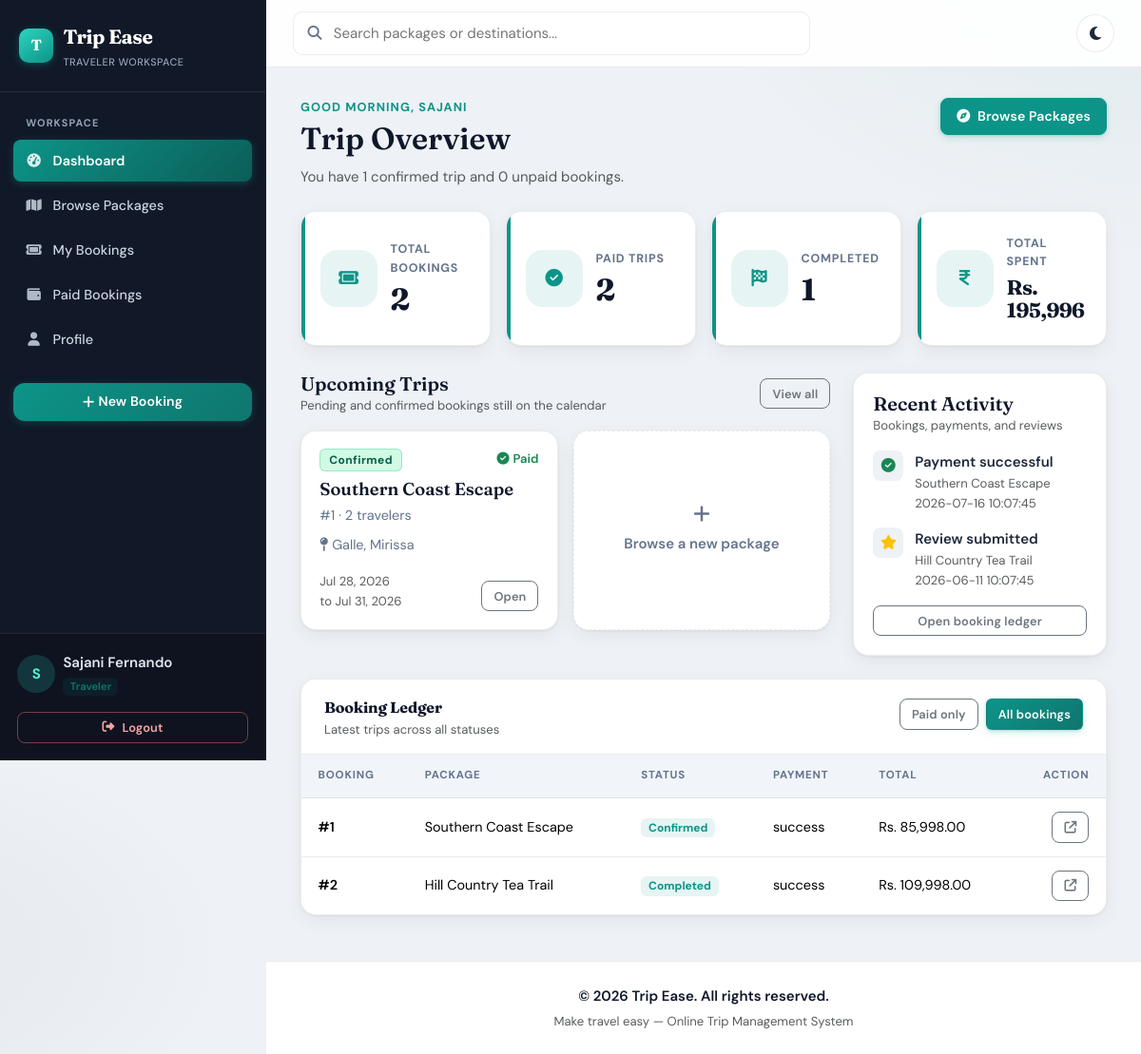
The page /dashboard/index.php (signed in) on the database its author committed.
### tables this page shows
CREATE TABLE IF NOT EXISTS bookings (
    booking_id INT AUTO_INCREMENT PRIMARY KEY,
    user_id INT NOT NULL,
    package_id INT NOT NULL,
    num_travelers INT NOT NULL DEFAULT 1,
    total_price DECIMAL(10,2) NOT NULL DEFAULT 0.00,
    status ENUM('pending', 'confirmed', 'completed', 'cancelled') NOT NULL DEFAULT 'pending',
    booking_date TIMESTAMP NOT NULL DEFAULT CURRENT_TIMESTAMP,
    updated_at TIMESTAMP NOT NULL DEFAULT CURRENT_TIMESTAMP ON UPDATE CURRENT_TIMESTAMP,
    CONSTRAINT fk_bookings_user FOREIGN KEY (user_id) REFERENCES users(user_id) ON DELETE RESTRICT,
    CONSTRAINT fk_bookings_package FOREIGN KEY (package_id) REFERENCES packages(package_id) ON DELETE RESTRICT
);

CREATE TABLE IF NOT EXISTS packages (
    package_id INT AUTO_INCREMENT PRIMARY KEY,
    title VARCHAR(180) NOT NULL,
    description TEXT NOT NULL,
    price DECIMAL(10,2) NOT NULL DEFAULT 0.00,
    duration_days INT NOT NULL,
    max_participants INT NOT NULL DEFAULT 1,
    available_slots INT NOT NULL DEFAULT 1,
    image VARCHAR(255) NULL,
    inclusions TEXT NULL,
    exclusions TEXT NULL,
    start_date DATE NULL,
    end_date DATE NULL,
    created_by INT NOT NULL,
    status ENUM('active', 'inactive') NOT NULL DEFAULT 'active',
    created_at TIMESTAMP NOT NULL DEFAULT CURRENT_TIMESTAMP,
    updated_at TIMESTAMP NOT NULL DEFAULT CURRENT_TIMESTAMP ON UPDATE CURRENT_TIMESTAMP,
    CONSTRAINT fk_packages_created_by FOREIGN KEY (created_by) REFERENCES users(user_id) ON DELETE RESTRICT
);

CREATE TABLE IF NOT EXISTS payments (
    payment_id INT AUTO_INCREMENT PRIMARY KEY,
    booking_id INT NOT NULL UNIQUE,
    amount DECIMAL(10,2) NOT NULL,
    payment_method VARCHAR(50) NOT NULL,
    status ENUM('success', 'failed', 'pending') NOT NULL DEFAULT 'pending',
    transaction_ref VARCHAR(120) NULL,
    payment_date TIMESTAMP NOT NULL DEFAULT CURRENT_TIMESTAMP,
    CONSTRAINT fk_payments_booking FOREIGN KEY (booking_id) REFERENCES bookings(booking_id) ON DELETE RESTRICT
);

CREATE TABLE IF NOT EXISTS reviews (
    review_id INT AUTO_INCREMENT PRIMARY KEY,
    user_id INT NOT NULL,
    package_id INT NOT NULL,
    rating TINYINT NOT NULL,
    comment TEXT NULL,
    review_date TIMESTAMP NOT NULL DEFAULT CURRENT_TIMESTAMP,
    CONSTRAINT chk_reviews_rating CHECK (rating BETWEEN 1 AND 5),
    CONSTRAINT uq_reviews_user_package UNIQUE (user_id, package_id),
    CONSTRAINT fk_reviews_user FOREIGN KEY (user_id) REFERENCES users(user_id) ON DELETE RESTRICT,
    CONSTRAINT fk_reviews_package FOREIGN KEY (package_id) REFERENCES packages(package_id) ON DELETE RESTRICT
);

### includes/app.php (called while the page is built, shortened)
<?php
function appUrl(string $path = ""): string
{
    $base = rtrim(APP_BASE_PATH, "/");
    return $base . "/" . ltrim($path, "/");
}

### dashboard/index.php (the view, shortened to what this page needs)
<?php
require_once __DIR__ . "/../includes/auth.php";
$userId = (int)$_SESSION["user_id"];
$userName = (string)($_SESSION["user_name"] ?? "Traveler");
$statsStmt = $pdo->prepare(
    "SELECT
        COUNT(*) AS total_bookings,
        SUM(CASE WHEN b.status = 'pending' THEN 1 ELSE 0 END) AS pending_bookings,
        SUM(CASE WHEN b.status = 'confirmed' THEN 1 ELSE 0 END) AS confirmed_bookings,
        SUM(CASE WHEN b.status = 'completed' THEN 1 ELSE 0 END) AS completed_bookings,
        SUM(CASE WHEN pay.status = 'success' THEN 1 ELSE 0 END) AS paid_bookings,
        SUM(CASE WHEN pay.status = 'pending' AND b.status = 'pending' THEN 1 ELSE 0 END) AS unpaid_bookings,
        COALESCE(SUM(CASE WHEN pay.status = 'success' THEN pay.amount ELSE 0 END), 0) AS total_spent
     FROM bookings b
     INNER JOIN payments pay ON pay.booking_id = b.booking_id
     WHERE b.user_id = :user_id"
);
$statsStmt->execute(["user_id" => $userId]);
$stats = $statsStmt->fetch() ?: [
    "total_bookings" => 0,
    "pending_bookings" => 0,
    "confirmed_bookings" => 0,
    "completed_bookings" => 0,
    "paid_bookings" => 0,
    "unpaid_bookings" => 0,
    "total_spent" => 0,
];
$upcomingStmt = $pdo->prepare(
    "SELECT
        b.booking_id,
        b.package_id,
        b.status,
        b.num_travelers,
        b.total_price,
        pay.status AS payment_status,
        p.title,
        p.start_date,
        p.end_date,
        GROUP_CONCAT(DISTINCT d.name ORDER BY d.name SEPARATOR ', ') AS destination_names
     FROM bookings b
     INNER JOIN packages p ON p.package_id = b.package_id
     INNER JOIN payments pay ON pay.booking_id = b.booking_id
     LEFT JOIN package_destinations pd ON pd.package_id = p.package_id
     LEFT JOIN destinations d ON d.destination_id = pd.destination_id AND d.status = 'active'
     WHERE b.user_id = :user_id
       AND b.status IN ('pending', 'confirmed')
       AND p.end_date >= CURDATE()
     GROUP BY b.booking_id, b.package_id, b.status, b.num_travelers, b.total_price, pay.status, p.title, p.start_date, p.end_date
     ORDER BY p.start_date ASC
     LIMIT 4"
);
$upcomingStmt->execute(["user_id" => $userId]);
$upcomingTrips = $upcomingStmt->fetchAll();
$recentStmt = $pdo->prepare(
    "SELECT
        b.booking_id,
        b.package_id,
        b.booking_date,
        b.status,
        b.total_price,
        pay.status AS payment_status,
        p.title,
        r.review_id
     FROM bookings b
     INNER JOIN packages p ON p.package_id = b.package_id
     INNER JOIN payments pay ON pay.booking_id = b.booking_id
     LEFT JOIN reviews r ON r.user_id = b.user_id AND r.package_id = b.package_id
     WHERE b.user_id = :user_id
     ORDER BY b.booking_date DESC, b.booking_id DESC
     LIMIT 6"
);
$recentStmt->execute(["user_id" => $userId]);
$recentBookings = $recentStmt->fetchAll();
$activityStmt = $pdo->prepare(
    "SELECT
        b.booking_id,
        b.status,
        b.booking_date,
        pay.status AS payment_status,
        pay.payment_date,
        p.title,
        r.review_id,
        r.review_date
     FROM bookings b
     INNER JOIN packages p ON p.package_id = b.package_id
     INNER JOIN payments pay ON pay.booking_id = b.booking_id
     LEFT JOIN reviews r ON r.user_id = b.user_id AND r.package_id = b.package_id
     WHERE b.user_id = :user_id
     ORDER BY GREATEST(
         COALESCE(r.review_date, '1970-01-01'),
         COALESCE(pay.payment_date, '1970-01-01'),
         b.booking_date
     ) DESC
     LIMIT 5"
);
$activityStmt->execute(["user_id" => $userId]);
$activityRows = $activityStmt->fetchAll();
$hour = (int)date("G");
$greeting = $hour < 12 ? "Good morning" : ($hour < 17 ? "Good afternoon" : "Good evening");
$firstName = explode(" ", $userName)[0];
require_once __DIR__ . "/../includes/header.php";
?>
<div class="dash-hero animate-slide-up">
    <div>
        <p class="dash-kicker mb-1"><?= htmlspecialchars($greeting) ?>, <?= htmlspecialchars($firstName) ?></p>
        <h2 class="mb-2">Trip Overview</h2>
        <p class="text-muted mb-0">
            You have <?= (int)$stats["confirmed_bookings"] ?> confirmed trip<?= (int)$stats["confirmed_bookings"] === 1 ? "" : "s" ?>
            and <?= (int)$stats["unpaid_bookings"] ?> unpaid booking<?= (int)$stats["unpaid_bookings"] === 1 ? "" : "s" ?>.
        </p>
    </div>
    <a class="btn btn-brand" href="<?= htmlspecialchars(appUrl('/trips/list.php')) ?>">
        <i class="fa-solid fa-compass me-1"></i> Browse Packages
    </a>
</div>
<div class="row g-3 stats-row animate-slide-up">
    <div class="col-sm-6 col-xl-3">
        <div class="stat-card stat-card-accent">
            <div class="stat-icon"><i class="fa-solid fa-ticket"></i></div>
            <div>
                <div class="stat-label">Total Bookings</div>
                <div class="stat-value"><?= (int)$stats["total_bookings"] ?></div>
            </div>
        </div>
    </div>
    <div class="col-sm-6 col-xl-3">
        <div class="stat-card stat-card-accent">
            <div class="stat-icon"><i class="fa-solid fa-circle-check"></i></div>
            <div>
                <div class="stat-label">Paid Trips</div>
                <div class="stat-value"><?= (int)$stats["paid_bookings"] ?></div>
            </div>
        </div>
    </div>
    <div class="col-sm-6 col-xl-3">
        <div class="stat-card stat-card-accent">
            <div class="stat-icon"><i class="fa-solid fa-flag-checkered"></i></div>
            <div>
                <div class="stat-label">Completed</div>
                <div class="stat-value"><?= (int)$stats["completed_bookings"] ?></div>
            </div>
        </div>
    </div>
    <div class="col-sm-6 col-xl-3">
        <div class="stat-card stat-card-accent">
            <div class="stat-icon"><i class="fa-solid fa-indian-rupee-sign"></i></div>
            <div>
                <div class="stat-label">Total Spent</div>
                <div class="stat-value" style="font-size:1.35rem;">Rs. <?= number_format((float)$stats["total_spent"], 0) ?></div>
            </div>
        </div>
    </div>
</div>
<div class="row g-4 mb-4">
    <div class="col-xl-8">
        <div class="d-flex justify-content-between align-items-center mb-3">
            <div>
                <h5 class="mb-0">Upcoming Trips</h5>
                <p class="text-muted small mb-0">Pending and confirmed bookings still on the calendar</p>
            </div>
            <a class="btn btn-sm btn-outline-secondary" href="<?= htmlspecialchars(appUrl('/bookings/my_bookings.php')) ?>">View all</a>
        </div>
        <div class="row g-3">
            <?php foreach ($upcomingTrips as $trip): ?>
                <?php
                $status = $trip["status"];
                $badgeClass = match ($status) {
                    "confirmed" => "badge-confirmed",
                    default => "badge-pending",
                };
                ?>
                <div class="col-md-6">
                    <article class="trip-card h-100">
                        <div class="d-flex justify-content-between align-items-start gap-2 mb-2">
                            <span class="badge badge-custom <?= $badgeClass ?>"><?= ucfirst(htmlspecialchars($status)) ?></span>
                            <?php if ($trip["payment_status"] === "success"): ?>
                                <span class="small text-success fw-semibold"><i class="fa-solid fa-circle-check me-1"></i>Paid</span>
                            <?php else: ?>
                                <span class="small text-warning fw-semibold"><i class="fa-solid fa-clock me-1"></i>Unpaid</span>
                            <?php endif; ?>
                        </div>
                        <h3 class="trip-card-title"><?= htmlspecialchars($trip["title"]) ?></h3>
                        <p class="trip-card-meta mb-2">#<?= (int)$trip["booking_id"] ?> · <?= (int)$trip["num_travelers"] ?> traveler<?= (int)$trip["num_travelers"] === 1 ? "" : "s" ?></p>
                        <p class="trip-card-route mb-3">
                            <i class="fa-solid fa-map-pin me-1"></i><?= htmlspecialchars($trip["destination_names"] ?: "Sri Lanka") ?>
                        </p>
                        <div class="d-flex justify-content-between align-items-end gap-2">
                            <div class="small text-muted">
                                <div><?= date("M d, Y", strtotime((string)$trip["start_date"])) ?></div>
                                <div>to <?= date("M d, Y", strtotime((string)$trip["end_date"])) ?></div>
                            </div>
                            <div class="d-flex gap-2">
                                <a class="btn btn-sm btn-outline-secondary" href="<?= htmlspecialchars(appUrl('/trips/view.php?id=' . (int)$trip["package_id"])) ?>">Open</a>
                            </div>
                        </div>
                    </article>
                </div>
            <?php endforeach; ?>
            <div class="col-md-6">
                <a class="trip-card trip-card-new h-100 text-decoration-none" href="<?= htmlspecialchars(appUrl('/trips/list.php')) ?>">
                    <div class="trip-card-new-inner">
                        <i class="fa-solid fa-plus"></i>
                        <span>Browse a new package</span>
                    </div>
                </a>
            </div>
        </div>
    </div>
    <div class="col-xl-4">
        <div class="activity-panel h-100">
            <div class="d-flex justify-content-between align-items-center mb-3">
                <div>
                    <h5 class="mb-0">Recent Activity</h5>
                    <p class="text-muted small mb-0">Bookings, payments, and reviews</p>
                </div>
            </div>
            <ul class="activity-list">
                <?php foreach ($activityRows as $row): ?>
                    <?php
                    if (!empty($row["review_id"])) {
                        $icon = "fa-star text-warning";
                        $label = "Review submitted";
                        $when = $row["review_date"];
                    } elseif ($row["payment_status"] === "success") {
                        $icon = "fa-circle-check text-success";
                        $label = "Payment successful";
                        $when = $row["payment_date"] ?: $row["booking_date"];
                    } elseif ($row["payment_status"] === "failed") {
                        $icon = "fa-triangle-exclamation text-danger";
                        $label = "Payment failed";
                        $when = $row["payment_date"] ?: $row["booking_date"];
                    } else {
                        $icon = "fa-ticket text-primary";
                        $label = "Booking " . $row["status"];
                        $when = $row["booking_date"];
                    }
                    ?>
                    <li class="activity-item">
                        <div class="activity-icon"><i class="fa-solid <?= $icon ?>"></i></div>
                        <div>
                            <div class="fw-semibold"><?= htmlspecialchars($label) ?></div>
                            <div class="small text-muted"><?= htmlspecialchars($row["title"]) ?></div>
                            <div class="small text-muted"><?= htmlspecialchars((string)$when) ?></div>
                        </div>
                    </li>
                <?php endforeach; ?>
            </ul>
            <a class="btn btn-sm btn-outline-secondary w-100 mt-3" href="<?= htmlspecialchars(appUrl('/bookings/my_bookings.php')) ?>">Open booking ledger</a>
        </div>
    </div>
</div>
<div class="card card-modern card-panel animate-slide-up">
    <div class="card-body p-0">
        <div class="panel-toolbar">
            <div>
                <h5 class="mb-0">Booking Ledger</h5>
                <p class="text-muted small mb-0">Latest trips across all statuses</p>
            </div>
            <div class="d-flex gap-2">
                <a class="btn btn-sm btn-outline-secondary" href="<?= htmlspecialchars(appUrl('/bookings/paid.php')) ?>">Paid only</a>
                <a class="btn btn-sm btn-primary" href="<?= htmlspecialchars(appUrl('/bookings/my_bookings.php')) ?>">All bookings</a>
            </div>
        </div>
        <div class="table-responsive">
            <table class="table table-app align-middle mb-0">
                <thead>
                    <tr>
                        <th>Booking</th>
                        <th>Package</th>
                        <th>Status</th>
                        <th>Payment</th>
                        <th>Total</th>
                        <th class="text-end">Action</th>
                    </tr>
                </thead>
                <tbody>
                <?php foreach ($recentBookings as $booking): ?>
                    <tr>
                        <td class="fw-semibold">#<?= (int)$booking["booking_id"] ?></td>
                        <td><?= htmlspecialchars($booking["title"]) ?></td>
                        <td><span class="badge badge-soft"><?= htmlspecialchars($booking["status"]) ?></span></td>
                        <td><?= htmlspecialchars($booking["payment_status"]) ?></td>
                        <td class="text-nowrap">Rs. <?= number_format((float)$booking["total_price"], 2) ?></td>
                        <td class="text-end">
                            <a class="btn btn-sm btn-outline-secondary" href="<?= htmlspecialchars(appUrl('/trips/view.php?id=' . (int)$booking["package_id"])) ?>">
                                <i class="fa-solid fa-arrow-up-right-from-square"></i>
                            </a>
                        </td>
                    </tr>
                <?php endforeach; ?>
                </tbody>
            </table>
        </div>
    </div>
</div>
<?php require_once __DIR__ . "/../includes/footer.php"; ?>

### rows shown on the page
bookings: status "Confirmed", package.title "Southern Coast Escape", booking_id "1", num_travelers "2", destination_names "Galle, Mirissa", package.start_date "Jul 28, 2026", package.end_date "Jul 31, 2026", label "Payment successful", payments.payment_date "2026-07-16 10:07:45", payments.status "success", total_price "85,998.00"
bookings: reviews.review_id "Review submitted", package.title "Hill Country Tea Trail", reviews.review_date "2026-06-11 10:07:45", booking_id "2", status "Completed", payments.status "success", total_price "109,998.00"

### other values the page prints
substr($_SESSION["user_name"] ?? "U", 0, 1) "S"
$_SESSION["user_name"] "Sajani Fernando"
currentUserRole() "Traveler"
$firstName "SAJANI"
$stats["confirmed_bookings"] "1"
$stats["unpaid_bookings"] "0"
$stats["total_bookings"] "2"
$stats["paid_bookings"] "2"
$stats["completed_bookings"] "1"
$stats["total_spent"] "195,996"
